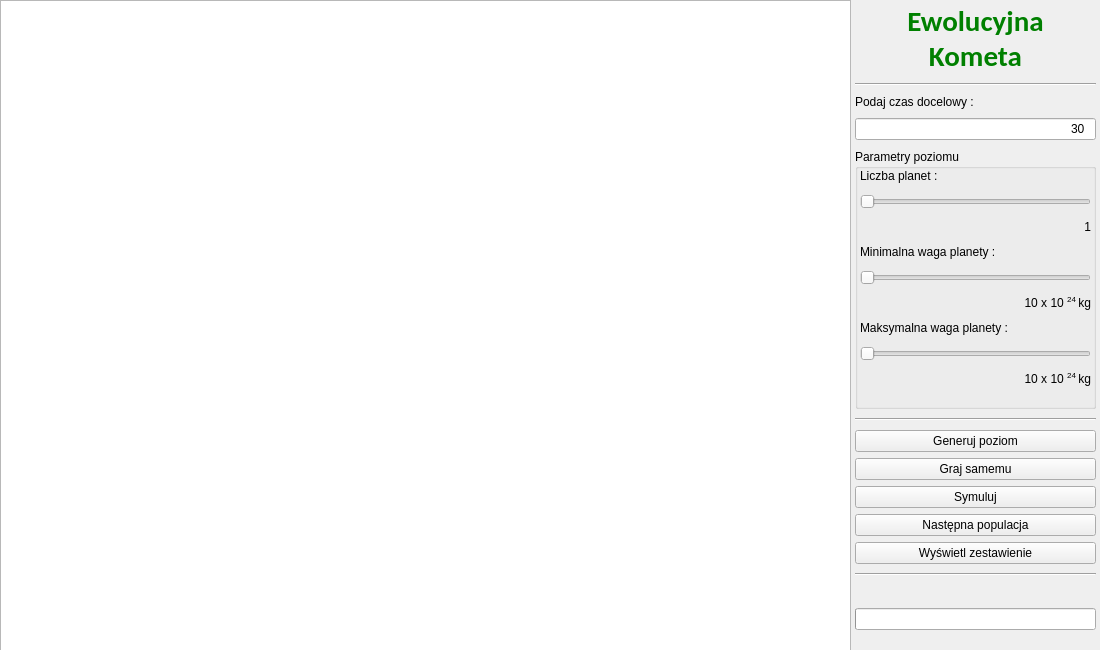
<?xml version="1.0" encoding="UTF-8"?>
<ui version="4.0">
 <class>MainWindow</class>
 <widget class="QMainWindow" name="MainWindow">
  <property name="geometry">
   <rect>
    <x>0</x>
    <y>0</y>
    <width>1100</width>
    <height>650</height>
   </rect>
  </property>
  <property name="windowTitle">
   <string>Ewolucyjna Kometa - PSZT : Kaczor, Domagała, Łopusiński</string>
  </property>
  <widget class="QWidget" name="centralwidget">
   <widget class="KometaScene" name="rysownik">
    <property name="geometry">
     <rect>
      <x>0</x>
      <y>0</y>
      <width>851</width>
      <height>651</height>
     </rect>
    </property>
    <property name="backgroundBrush">
     <brush brushstyle="NoBrush">
      <color alpha="255">
       <red>85</red>
       <green>0</green>
       <blue>127</blue>
      </color>
     </brush>
    </property>
   </widget>
   <widget class="QWidget" name="verticalLayoutWidget">
    <property name="geometry">
     <rect>
      <x>850</x>
      <y>0</y>
      <width>251</width>
      <height>643</height>
     </rect>
    </property>
    <layout class="QVBoxLayout" name="topUklad">
     <property name="sizeConstraint">
      <enum>QLayout::SetDefaultConstraint</enum>
     </property>
     <property name="leftMargin">
      <number>5</number>
     </property>
     <property name="rightMargin">
      <number>5</number>
     </property>
     <item>
      <widget class="QLabel" name="tytul">
       <property name="sizePolicy">
        <sizepolicy hsizetype="Preferred" vsizetype="Fixed">
         <horstretch>0</horstretch>
         <verstretch>0</verstretch>
        </sizepolicy>
       </property>
       <property name="font">
        <font>
         <family>Calibri</family>
         <pointsize>22</pointsize>
         <weight>75</weight>
         <bold>true</bold>
        </font>
       </property>
       <property name="text">
        <string>&lt;font color='green'&gt;Ewolucyjna&lt;br&gt;Kometa&lt;/font&gt;</string>
       </property>
       <property name="alignment">
        <set>Qt::AlignCenter</set>
       </property>
      </widget>
     </item>
     <item>
      <widget class="Line" name="line">
       <property name="orientation">
        <enum>Qt::Horizontal</enum>
       </property>
      </widget>
     </item>
     <item>
      <widget class="QLabel" name="czasLabel">
       <property name="sizePolicy">
        <sizepolicy hsizetype="Minimum" vsizetype="Fixed">
         <horstretch>0</horstretch>
         <verstretch>0</verstretch>
        </sizepolicy>
       </property>
       <property name="text">
        <string>Podaj czas docelowy :</string>
       </property>
      </widget>
     </item>
     <item>
      <widget class="QLineEdit" name="czasPole">
       <property name="inputMask">
        <string>9999</string>
       </property>
       <property name="text">
        <string>30</string>
       </property>
       <property name="frame">
        <bool>true</bool>
       </property>
       <property name="alignment">
        <set>Qt::AlignRight|Qt::AlignTrailing|Qt::AlignVCenter</set>
       </property>
      </widget>
     </item>
     <item>
      <widget class="QGroupBox" name="poziomParam">
       <property name="sizePolicy">
        <sizepolicy hsizetype="Preferred" vsizetype="Maximum">
         <horstretch>0</horstretch>
         <verstretch>0</verstretch>
        </sizepolicy>
       </property>
       <property name="minimumSize">
        <size>
         <width>0</width>
         <height>260</height>
        </size>
       </property>
       <property name="maximumSize">
        <size>
         <width>16777215</width>
         <height>260</height>
        </size>
       </property>
       <property name="title">
        <string>Parametry poziomu</string>
       </property>
       <widget class="QWidget" name="verticalLayoutWidget_2">
        <property name="geometry">
         <rect>
          <x>0</x>
          <y>10</y>
          <width>241</width>
          <height>241</height>
         </rect>
        </property>
        <layout class="QVBoxLayout" name="poziomUklad">
         <property name="leftMargin">
          <number>5</number>
         </property>
         <property name="topMargin">
          <number>5</number>
         </property>
         <property name="rightMargin">
          <number>5</number>
         </property>
         <item>
          <widget class="QLabel" name="label_5">
           <property name="sizePolicy">
            <sizepolicy hsizetype="Preferred" vsizetype="Fixed">
             <horstretch>0</horstretch>
             <verstretch>0</verstretch>
            </sizepolicy>
           </property>
           <property name="text">
            <string>Liczba planet :</string>
           </property>
          </widget>
         </item>
         <item>
          <widget class="QSlider" name="liczbaPlanet">
           <property name="minimum">
            <number>1</number>
           </property>
           <property name="maximum">
            <number>10</number>
           </property>
           <property name="orientation">
            <enum>Qt::Horizontal</enum>
           </property>
          </widget>
         </item>
         <item>
          <widget class="QLabel" name="labelPlanety">
           <property name="sizePolicy">
            <sizepolicy hsizetype="Preferred" vsizetype="Fixed">
             <horstretch>0</horstretch>
             <verstretch>0</verstretch>
            </sizepolicy>
           </property>
           <property name="text">
            <string>1</string>
           </property>
           <property name="alignment">
            <set>Qt::AlignRight|Qt::AlignTrailing|Qt::AlignVCenter</set>
           </property>
          </widget>
         </item>
         <item>
          <widget class="QLabel" name="label">
           <property name="sizePolicy">
            <sizepolicy hsizetype="Preferred" vsizetype="Fixed">
             <horstretch>0</horstretch>
             <verstretch>0</verstretch>
            </sizepolicy>
           </property>
           <property name="text">
            <string>Minimalna waga planety :</string>
           </property>
          </widget>
         </item>
         <item>
          <widget class="QSlider" name="minWaga">
           <property name="minimum">
            <number>10</number>
           </property>
           <property name="maximum">
            <number>100</number>
           </property>
           <property name="orientation">
            <enum>Qt::Horizontal</enum>
           </property>
          </widget>
         </item>
         <item>
          <widget class="QLabel" name="labelMinWaga">
           <property name="sizePolicy">
            <sizepolicy hsizetype="Preferred" vsizetype="Fixed">
             <horstretch>0</horstretch>
             <verstretch>0</verstretch>
            </sizepolicy>
           </property>
           <property name="text">
            <string>10 x 10 &lt;sup&gt;24 &lt;/sup&gt; kg</string>
           </property>
           <property name="alignment">
            <set>Qt::AlignRight|Qt::AlignTrailing|Qt::AlignVCenter</set>
           </property>
          </widget>
         </item>
         <item>
          <widget class="QLabel" name="label_2">
           <property name="sizePolicy">
            <sizepolicy hsizetype="Preferred" vsizetype="Fixed">
             <horstretch>0</horstretch>
             <verstretch>0</verstretch>
            </sizepolicy>
           </property>
           <property name="text">
            <string>Maksymalna waga planety :</string>
           </property>
          </widget>
         </item>
         <item>
          <widget class="QSlider" name="maksWaga">
           <property name="minimum">
            <number>10</number>
           </property>
           <property name="maximum">
            <number>100</number>
           </property>
           <property name="orientation">
            <enum>Qt::Horizontal</enum>
           </property>
           <property name="invertedAppearance">
            <bool>false</bool>
           </property>
          </widget>
         </item>
         <item>
          <widget class="QLabel" name="labelMaksWaga">
           <property name="sizePolicy">
            <sizepolicy hsizetype="Preferred" vsizetype="Fixed">
             <horstretch>0</horstretch>
             <verstretch>0</verstretch>
            </sizepolicy>
           </property>
           <property name="text">
            <string>10 x 10 &lt;sup&gt; 24 &lt;/sup&gt; kg</string>
           </property>
           <property name="alignment">
            <set>Qt::AlignRight|Qt::AlignTrailing|Qt::AlignVCenter</set>
           </property>
          </widget>
         </item>
        </layout>
       </widget>
      </widget>
     </item>
     <item>
      <widget class="Line" name="line_2">
       <property name="orientation">
        <enum>Qt::Horizontal</enum>
       </property>
      </widget>
     </item>
     <item>
      <layout class="QVBoxLayout" name="verticalLayout">
       <item>
        <widget class="QPushButton" name="guzikGeneruj">
         <property name="text">
          <string>Generuj poziom</string>
         </property>
        </widget>
       </item>
       <item>
        <widget class="QPushButton" name="guzikGraj">
         <property name="text">
          <string>Graj samemu</string>
         </property>
        </widget>
       </item>
       <item>
        <widget class="QPushButton" name="guzikSymuluj">
         <property name="text">
          <string>Symuluj</string>
         </property>
        </widget>
       </item>
       <item>
        <widget class="QPushButton" name="guzikNastepna">
         <property name="text">
          <string>Następna populacja</string>
         </property>
        </widget>
       </item>
       <item>
        <widget class="QPushButton" name="guzikTabela">
         <property name="text">
          <string>Wyświetl zestawienie</string>
         </property>
        </widget>
       </item>
      </layout>
     </item>
     <item>
      <widget class="Line" name="line_3">
       <property name="orientation">
        <enum>Qt::Horizontal</enum>
       </property>
      </widget>
     </item>
     <item>
      <widget class="QLabel" name="labelPostep">
       <property name="sizePolicy">
        <sizepolicy hsizetype="Preferred" vsizetype="Fixed">
         <horstretch>0</horstretch>
         <verstretch>0</verstretch>
        </sizepolicy>
       </property>
       <property name="text">
        <string/>
       </property>
       <property name="alignment">
        <set>Qt::AlignCenter</set>
       </property>
      </widget>
     </item>
     <item>
      <widget class="QProgressBar" name="postep">
       <property name="value">
        <number>0</number>
       </property>
       <property name="alignment">
        <set>Qt::AlignCenter</set>
       </property>
       <property name="textVisible">
        <bool>false</bool>
       </property>
       <property name="orientation">
        <enum>Qt::Horizontal</enum>
       </property>
       <property name="textDirection">
        <enum>QProgressBar::TopToBottom</enum>
       </property>
      </widget>
     </item>
    </layout>
   </widget>
  </widget>
 </widget>
 <customwidgets>
  <customwidget>
   <class>KometaScene</class>
   <extends>QGraphicsView</extends>
   <header>kometascene.h</header>
  </customwidget>
 </customwidgets>
 <resources/>
 <connections/>
</ui>
